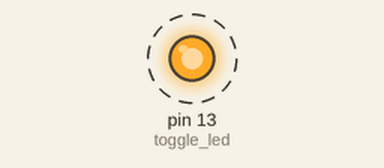
A sketch run on a simulated Arduino Uno, built with avr-gcc and run on an emulated ATmega328P. On the bench: output pins drawn as LEDs (lit = HIGH). Dashed ring = blinking.

Above: at 0.5 s.
Timing chart, 0 to 4.6 s (numbered marks = the images above):
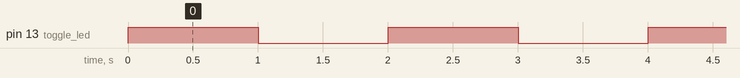

The sketch:

01_Blinking.ino
```cpp
void setup() {
  DDRB |= 1<<DDB5;
}

void loop() {
//  PORTB |= (1<<PB5) ; //PB5 = HIGH
//  delay(1000);
//  PORTB &= ~(1<<PB5) ; // PB5 = Low
//  delay(1000);

toggle_led();
}

void toggle_led(){
  PORTB ^= (1<<PB5); // Toggle Logic: x ^= (1 << n)
  delay(1000);
}
```

Measured:
- by itself, pin 13 (toggle_led): alternates HIGH for 1.0 s and LOW for 1.0 s
